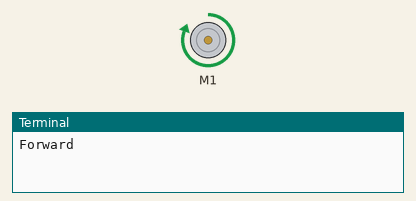
This program was run on a simulated Raspberry Pi (BCM pin numbers). Parts: DC motor (green arrow = forward, orange = backward, longer = faster), the last lines printed to the terminal.

Above: at 2.5 s.
At 7.5 s:
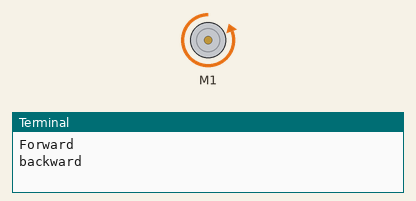
Timing chart, 0 to 13.0 s (numbered marks = the images above):
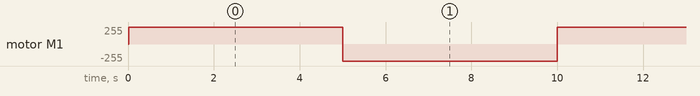

Measured:
- by itself, motor M1: alternates forward 255/255 for 5.0 s and backward 255/255 for 5.0 s

The program:

5s_motor.py
```python
from gpiozero import Motor
import time

motor = Motor(forward=17, backward=27)

while True:
    print('Forward')
    motor.forward()
    time.sleep(5)

    print('backward')
    motor.backward()
    time.sleep(5)
```
